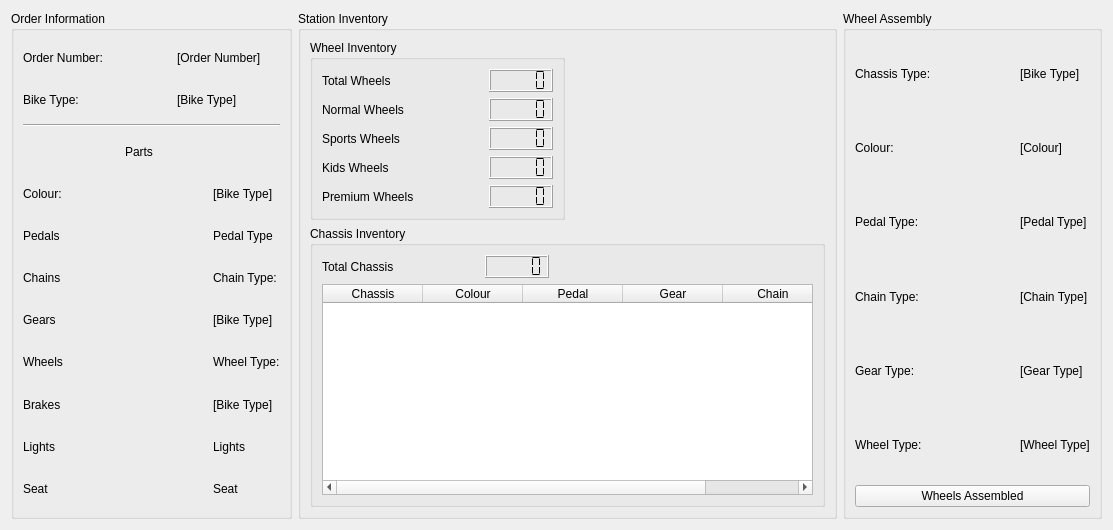
      <widget class="QWidget" name="WheelAssembly">
       <attribute name="title">
        <string>Wheels</string>
       </attribute>
       <layout class="QGridLayout" name="gridLayout_67">
        <item row="0" column="0">
         <widget class="QGroupBox" name="WheelsOrder">
          <property name="minimumSize">
           <size>
            <width>281</width>
            <height>385</height>
           </size>
          </property>
          <property name="title">
           <string>Order Information</string>
          </property>
          <layout class="QGridLayout" name="gridLayout_28">
           <item row="4" column="3">
            <widget class="QLabel" name="Colour_6">
             <property name="text">
              <string>[Bike Type]</string>
             </property>
            </widget>
           </item>
           <item row="0" column="2" colspan="2">
            <widget class="QLabel" name="OrderNumber_6">
             <property name="text">
              <string>[Order Number]</string>
             </property>
            </widget>
           </item>
           <item row="8" column="1" colspan="2">
            <spacer name="horizontalSpacer_112">
             <property name="orientation">
              <enum>Qt::Orientation::Horizontal</enum>
             </property>
             <property name="sizeHint" stdset="0">
              <size>
               <width>61</width>
               <height>20</height>
              </size>
             </property>
            </spacer>
           </item>
           <item row="14" column="3">
            <widget class="QLabel" name="SeatType_6">
             <property name="text">
              <string>Seat</string>
             </property>
            </widget>
           </item>
           <item row="2" column="0" colspan="4">
            <widget class="Line" name="line_7">
             <property name="orientation">
              <enum>Qt::Orientation::Horizontal</enum>
             </property>
            </widget>
           </item>
           <item row="13" column="3">
            <widget class="QLabel" name="LightsType_6">
             <property name="text">
              <string>Lights</string>
             </property>
            </widget>
           </item>
           <item row="0" column="1">
            <spacer name="horizontalSpacer_104">
             <property name="orientation">
              <enum>Qt::Orientation::Horizontal</enum>
             </property>
             <property name="sizeHint" stdset="0">
              <size>
               <width>35</width>
               <height>20</height>
              </size>
             </property>
            </spacer>
           </item>
           <item row="0" column="0">
            <widget class="QLabel" name="OrderNumberLabel_6">
             <property name="text">
              <string>Order Number:</string>
             </property>
            </widget>
           </item>
           <item row="1" column="0">
            <widget class="QLabel" name="BikeTypeLabel_6">
             <property name="text">
              <string>Bike Type:</string>
             </property>
            </widget>
           </item>
           <item row="1" column="1">
            <spacer name="horizontalSpacer_105">
             <property name="orientation">
              <enum>Qt::Orientation::Horizontal</enum>
             </property>
             <property name="sizeHint" stdset="0">
              <size>
               <width>35</width>
               <height>20</height>
              </size>
             </property>
            </spacer>
           </item>
           <item row="13" column="1" colspan="2">
            <spacer name="horizontalSpacer_114">
             <property name="orientation">
              <enum>Qt::Orientation::Horizontal</enum>
             </property>
             <property name="sizeHint" stdset="0">
              <size>
               <width>61</width>
               <height>20</height>
              </size>
             </property>
            </spacer>
           </item>
           <item row="5" column="3">
            <widget class="QLabel" name="PedalType_6">
             <property name="text">
              <string>Pedal Type</string>
             </property>
            </widget>
           </item>
           <item row="5" column="0">
            <widget class="QLabel" name="PedalLabel_6">
             <property name="text">
              <string>Pedals</string>
             </property>
            </widget>
           </item>
           <item row="13" column="0">
            <widget class="QLabel" name="LightsLabel_6">
             <property name="text">
              <string>Lights</string>
             </property>
            </widget>
           </item>
           <item row="7" column="3">
            <widget class="QLabel" name="ChainType_6">
             <property name="text">
              <string>Chain Type:</string>
             </property>
            </widget>
           </item>
           <item row="1" column="2" colspan="2">
            <widget class="QLabel" name="BikeType_6">
             <property name="text">
              <string>[Bike Type]</string>
             </property>
            </widget>
           </item>
           <item row="5" column="1" colspan="2">
            <spacer name="horizontalSpacer_109">
             <property name="orientation">
              <enum>Qt::Orientation::Horizontal</enum>
             </property>
             <property name="sizeHint" stdset="0">
              <size>
               <width>61</width>
               <height>20</height>
              </size>
             </property>
            </spacer>
           </item>
           <item row="12" column="3">
            <widget class="QLabel" name="BrakesType_6">
             <property name="text">
              <string>[Bike Type]</string>
             </property>
            </widget>
           </item>
           <item row="4" column="0">
            <widget class="QLabel" name="ColourLabel_6">
             <property name="text">
              <string>Colour:</string>
             </property>
            </widget>
           </item>
           <item row="8" column="0">
            <widget class="QLabel" name="GearsLabel_6">
             <property name="text">
              <string>Gears</string>
             </property>
            </widget>
           </item>
           <item row="7" column="0">
            <widget class="QLabel" name="ChainLabel_6">
             <property name="text">
              <string>Chains</string>
             </property>
            </widget>
           </item>
           <item row="4" column="1" colspan="2">
            <spacer name="horizontalSpacer_108">
             <property name="orientation">
              <enum>Qt::Orientation::Horizontal</enum>
             </property>
             <property name="sizeHint" stdset="0">
              <size>
               <width>61</width>
               <height>20</height>
              </size>
             </property>
            </spacer>
           </item>
           <item row="12" column="1" colspan="2">
            <spacer name="horizontalSpacer_113">
             <property name="orientation">
              <enum>Qt::Orientation::Horizontal</enum>
             </property>
             <property name="sizeHint" stdset="0">
              <size>
               <width>61</width>
               <height>20</height>
              </size>
             </property>
            </spacer>
           </item>
           <item row="3" column="2" colspan="2">
            <spacer name="horizontalSpacer_107">
             <property name="orientation">
              <enum>Qt::Orientation::Horizontal</enum>
             </property>
             <property name="sizeHint" stdset="0">
              <size>
               <width>103</width>
               <height>20</height>
              </size>
             </property>
            </spacer>
           </item>
           <item row="12" column="0">
            <widget class="QLabel" name="BrakesLabel_6">
             <property name="text">
              <string>Brakes</string>
             </property>
            </widget>
           </item>
           <item row="14" column="0">
            <widget class="QLabel" name="SeatLabel_6">
             <property name="text">
              <string>Seat</string>
             </property>
            </widget>
           </item>
           <item row="3" column="0">
            <spacer name="horizontalSpacer_106">
             <property name="orientation">
              <enum>Qt::Orientation::Horizontal</enum>
             </property>
             <property name="sizeHint" stdset="0">
              <size>
               <width>96</width>
               <height>20</height>
              </size>
             </property>
            </spacer>
           </item>
           <item row="3" column="1">
            <widget class="QLabel" name="PartsLabel_6">
             <property name="text">
              <string>Parts</string>
             </property>
             <property name="scaledContents">
              <bool>false</bool>
             </property>
             <property name="wordWrap">
              <bool>false</bool>
             </property>
            </widget>
           </item>
           <item row="8" column="3">
            <widget class="QLabel" name="GearType_6">
             <property name="text">
              <string>[Bike Type]</string>
             </property>
            </widget>
           </item>
           <item row="9" column="3">
            <widget class="QLabel" name="WheelType_6">
             <property name="text">
              <string>Wheel Type:</string>
             </property>
            </widget>
           </item>
           <item row="9" column="0">
            <widget class="QLabel" name="WheelsLabel_6">
             <property name="text">
              <string>Wheels</string>
             </property>
            </widget>
           </item>
           <item row="9" column="1" colspan="2">
            <spacer name="horizontalSpacer_110">
             <property name="orientation">
              <enum>Qt::Orientation::Horizontal</enum>
             </property>
             <property name="sizeHint" stdset="0">
              <size>
               <width>61</width>
               <height>20</height>
              </size>
             </property>
            </spacer>
           </item>
           <item row="7" column="1" colspan="2">
            <spacer name="horizontalSpacer_111">
             <property name="orientation">
              <enum>Qt::Orientation::Horizontal</enum>
             </property>
             <property name="sizeHint" stdset="0">
              <size>
               <width>40</width>
               <height>20</height>
              </size>
             </property>
            </spacer>
           </item>
           <item row="14" column="1" colspan="2">
            <spacer name="horizontalSpacer_115">
             <property name="orientation">
              <enum>Qt::Orientation::Horizontal</enum>
             </property>
             <property name="sizeHint" stdset="0">
              <size>
               <width>40</width>
               <height>20</height>
              </size>
             </property>
            </spacer>
           </item>
          </layout>
         </widget>
        </item>
        <item row="0" column="1">
         <widget class="QGroupBox" name="ChassisStationInventoryBox_5">
          <property name="title">
           <string>Station Inventory</string>
          </property>
          <layout class="QGridLayout" name="gridLayout_43">
           <item row="0" column="0">
            <widget class="QGroupBox" name="PedalStationChassisInventoryBox_8">
             <property name="title">
              <string>Wheel Inventory</string>
             </property>
             <layout class="QGridLayout" name="gridLayout_44">
              <item row="3" column="0">
               <widget class="QLabel" name="PedalStationInventoryTotalKidsChassisLabel_11">
                <property name="text">
                 <string>Kids Wheels</string>
                </property>
               </widget>
              </item>
              <item row="3" column="3">
               <widget class="QLCDNumber" name="PedalStationInventoryKidsChassis_10">
                <property name="segmentStyle">
                 <enum>QLCDNumber::SegmentStyle::Flat</enum>
                </property>
               </widget>
              </item>
              <item row="2" column="0">
               <widget class="QLabel" name="PedalStationInventoryTotalSportsChassisLabel_7">
                <property name="text">
                 <string>Sports Wheels</string>
                </property>
               </widget>
              </item>
              <item row="2" column="3">
               <widget class="QLCDNumber" name="PedalStationInventorySportsChassis_7">
                <property name="segmentStyle">
                 <enum>QLCDNumber::SegmentStyle::Flat</enum>
                </property>
               </widget>
              </item>
              <item row="0" column="3">
               <widget class="QLCDNumber" name="PedalStationInventoryTotalChassis_7">
                <property name="segmentStyle">
                 <enum>QLCDNumber::SegmentStyle::Flat</enum>
                </property>
               </widget>
              </item>
              <item row="0" column="0">
               <widget class="QLabel" name="PedalStationInventoryTotalChassisLabel_7">
                <property name="text">
                 <string>Total Wheels</string>
                </property>
               </widget>
              </item>
              <item row="1" column="3">
               <widget class="QLCDNumber" name="PedalStationInventoryNormalChassis_7">
                <property name="segmentStyle">
                 <enum>QLCDNumber::SegmentStyle::Flat</enum>
                </property>
               </widget>
              </item>
              <item row="1" column="1" colspan="2">
               <spacer name="horizontalSpacer_215">
                <property name="orientation">
                 <enum>Qt::Orientation::Horizontal</enum>
                </property>
                <property name="sizeHint" stdset="0">
                 <size>
                  <width>40</width>
                  <height>20</height>
                 </size>
                </property>
               </spacer>
              </item>
              <item row="4" column="3">
               <widget class="QLCDNumber" name="PedalStationInventoryKidsChassis_11">
                <property name="segmentStyle">
                 <enum>QLCDNumber::SegmentStyle::Flat</enum>
                </property>
               </widget>
              </item>
              <item row="3" column="1" colspan="2">
               <spacer name="horizontalSpacer_217">
                <property name="orientation">
                 <enum>Qt::Orientation::Horizontal</enum>
                </property>
                <property name="sizeHint" stdset="0">
                 <size>
                  <width>20</width>
                  <height>20</height>
                 </size>
                </property>
               </spacer>
              </item>
              <item row="1" column="0">
               <widget class="QLabel" name="PedalStationInventoryNormalChassisLabel_6">
                <property name="text">
                 <string>Normal Wheels</string>
                </property>
               </widget>
              </item>
              <item row="0" column="1" colspan="2">
               <spacer name="horizontalSpacer_214">
                <property name="orientation">
                 <enum>Qt::Orientation::Horizontal</enum>
                </property>
                <property name="sizeHint" stdset="0">
                 <size>
                  <width>37</width>
                  <height>20</height>
                 </size>
                </property>
               </spacer>
              </item>
              <item row="2" column="1" colspan="2">
               <spacer name="horizontalSpacer_216">
                <property name="orientation">
                 <enum>Qt::Orientation::Horizontal</enum>
                </property>
                <property name="sizeHint" stdset="0">
                 <size>
                  <width>40</width>
                  <height>20</height>
                 </size>
                </property>
               </spacer>
              </item>
              <item row="4" column="2">
               <spacer name="horizontalSpacer_218">
                <property name="orientation">
                 <enum>Qt::Orientation::Horizontal</enum>
                </property>
                <property name="sizeHint" stdset="0">
                 <size>
                  <width>30</width>
                  <height>17</height>
                 </size>
                </property>
               </spacer>
              </item>
              <item row="4" column="0" colspan="2">
               <widget class="QLabel" name="PedalStationInventoryTotalKidsChassisLabel_12">
                <property name="text">
                 <string>Premium Wheels</string>
                </property>
               </widget>
              </item>
             </layout>
            </widget>
           </item>
           <item row="1" column="0" colspan="2">
            <widget class="QGroupBox" name="PedalStationChassisInventoryBox_10">
             <property name="title">
              <string>Chassis Inventory</string>
             </property>
             <layout class="QGridLayout" name="gridLayout_46">
              <item row="0" column="0">
               <widget class="QLabel" name="PedalStationInventoryTotalChassisLabel_9">
                <property name="text">
                 <string>Total Chassis</string>
                </property>
               </widget>
              </item>
              <item row="0" column="1">
               <spacer name="horizontalSpacer_189">
                <property name="orientation">
                 <enum>Qt::Orientation::Horizontal</enum>
                </property>
                <property name="sizeHint" stdset="0">
                 <size>
                  <width>62</width>
                  <height>20</height>
                 </size>
                </property>
               </spacer>
              </item>
              <item row="0" column="2">
               <widget class="QLCDNumber" name="PedalStationInventoryTotalChassis_9">
                <property name="segmentStyle">
                 <enum>QLCDNumber::SegmentStyle::Flat</enum>
                </property>
               </widget>
              </item>
              <item row="0" column="3">
               <spacer name="horizontalSpacer_185">
                <property name="orientation">
                 <enum>Qt::Orientation::Horizontal</enum>
                </property>
                <property name="sizeHint" stdset="0">
                 <size>
                  <width>258</width>
                  <height>20</height>
                 </size>
                </property>
               </spacer>
              </item>
              <item row="1" column="0" colspan="4">
               <widget class="QTableWidget" name="tableWidget_3">
                <property name="minimumSize">
                 <size>
                  <width>491</width>
                  <height>211</height>
                 </size>
                </property>
                <column>
                 <property name="text">
                  <string>Chassis</string>
                 </property>
                </column>
                <column>
                 <property name="text">
                  <string>Colour</string>
                 </property>
                </column>
                <column>
                 <property name="text">
                  <string>Pedal</string>
                 </property>
                </column>
                <column>
                 <property name="text">
                  <string>Gear</string>
                 </property>
                </column>
                <column>
                 <property name="text">
                  <string>Chain</string>
                 </property>
                </column>
               </widget>
              </item>
             </layout>
            </widget>
           </item>
           <item row="0" column="1">
            <spacer name="horizontalSpacer_186">
             <property name="orientation">
              <enum>Qt::Orientation::Horizontal</enum>
             </property>
             <property name="sizeHint" stdset="0">
              <size>
               <width>40</width>
               <height>20</height>
              </size>
             </property>
            </spacer>
           </item>
          </layout>
         </widget>
        </item>
        <item row="0" column="2">
         <widget class="QGroupBox" name="WheelAssemblyBox">
          <property name="title">
           <string>Wheel Assembly</string>
          </property>
          <layout class="QGridLayout" name="gridLayout_7">
           <item row="5" column="2">
            <widget class="QLabel" name="label_93">
             <property name="text">
              <string>[Chain Type]</string>
             </property>
            </widget>
           </item>
           <item row="7" column="2">
            <widget class="QLabel" name="label_96">
             <property name="text">
              <string>[Wheel Type]</string>
             </property>
            </widget>
           </item>
           <item row="8" column="0" colspan="3">
            <widget class="QPushButton" name="pushButton_15">
             <property name="text">
              <string>Wheels Assembled</string>
             </property>
            </widget>
           </item>
           <item row="7" column="0">
            <widget class="QLabel" name="label_97">
             <property name="text">
              <string>Wheel Type:</string>
             </property>
            </widget>
           </item>
           <item row="6" column="0">
            <widget class="QLabel" name="label_94">
             <property name="text">
              <string>Gear Type:</string>
             </property>
            </widget>
           </item>
           <item row="7" column="1">
            <spacer name="horizontalSpacer_222">
             <property name="orientation">
              <enum>Qt::Orientation::Horizontal</enum>
             </property>
             <property name="sizeHint" stdset="0">
              <size>
               <width>44</width>
               <height>17</height>
              </size>
             </property>
            </spacer>
           </item>
           <item row="0" column="1">
            <spacer name="horizontalSpacer_190">
             <property name="orientation">
              <enum>Qt::Orientation::Horizontal</enum>
             </property>
             <property name="sizeHint" stdset="0">
              <size>
               <width>40</width>
               <height>20</height>
              </size>
             </property>
            </spacer>
           </item>
           <item row="0" column="2">
            <widget class="QLabel" name="label_89">
             <property name="text">
              <string>[Bike Type]</string>
             </property>
            </widget>
           </item>
           <item row="5" column="1">
            <spacer name="horizontalSpacer_220">
             <property name="orientation">
              <enum>Qt::Orientation::Horizontal</enum>
             </property>
             <property name="sizeHint" stdset="0">
              <size>
               <width>40</width>
               <height>20</height>
              </size>
             </property>
            </spacer>
           </item>
           <item row="1" column="2">
            <widget class="QLabel" name="label_91">
             <property name="text">
              <string>[Colour]</string>
             </property>
            </widget>
           </item>
           <item row="6" column="2">
            <widget class="QLabel" name="label_95">
             <property name="text">
              <string>[Gear Type]</string>
             </property>
            </widget>
           </item>
           <item row="5" column="0">
            <widget class="QLabel" name="label_92">
             <property name="text">
              <string>Chain Type:</string>
             </property>
            </widget>
           </item>
           <item row="1" column="0">
            <widget class="QLabel" name="label_90">
             <property name="text">
              <string>Colour:</string>
             </property>
            </widget>
           </item>
           <item row="6" column="1">
            <spacer name="horizontalSpacer_221">
             <property name="orientation">
              <enum>Qt::Orientation::Horizontal</enum>
             </property>
             <property name="sizeHint" stdset="0">
              <size>
               <width>47</width>
               <height>20</height>
              </size>
             </property>
            </spacer>
           </item>
           <item row="1" column="1">
            <spacer name="horizontalSpacer_219">
             <property name="orientation">
              <enum>Qt::Orientation::Horizontal</enum>
             </property>
             <property name="sizeHint" stdset="0">
              <size>
               <width>40</width>
               <height>20</height>
              </size>
             </property>
            </spacer>
           </item>
           <item row="0" column="0">
            <widget class="QLabel" name="label_88">
             <property name="text">
              <string>Chassis Type:</string>
             </property>
            </widget>
           </item>
           <item row="2" column="1">
            <spacer name="horizontalSpacer_272">
             <property name="orientation">
              <enum>Qt::Orientation::Horizontal</enum>
             </property>
             <property name="sizeHint" stdset="0">
              <size>
               <width>77</width>
               <height>20</height>
              </size>
             </property>
            </spacer>
           </item>
           <item row="2" column="2">
            <widget class="QLabel" name="label_42">
             <property name="text">
              <string>[Pedal Type]</string>
             </property>
            </widget>
           </item>
           <item row="2" column="0">
            <widget class="QLabel" name="label_107">
             <property name="text">
              <string>Pedal Type:</string>
             </property>
            </widget>
           </item>
          </layout>
         </widget>
        </item>
       </layout>
      </widget>
